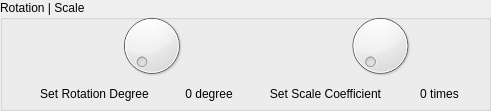
     <widget class="QGroupBox" name="groupBox_RotationScale">
      <property name="geometry">
       <rect>
        <x>500</x>
        <y>190</y>
        <width>491</width>
        <height>111</height>
       </rect>
      </property>
      <property name="title">
       <string>Rotation | Scale</string>
      </property>
      <widget class="QWidget" name="gridLayoutWidget_5">
       <property name="geometry">
        <rect>
         <x>40</x>
         <y>10</y>
         <width>451</width>
         <height>91</height>
        </rect>
       </property>
       <layout class="QGridLayout" name="gridLayout_RotationScale">
        <item row="1" column="0">
         <widget class="QDial" name="dial_RotationDegree">
          <property name="minimum">
           <number>0</number>
          </property>
          <property name="maximum">
           <number>360</number>
          </property>
          <property name="singleStep">
           <number>10</number>
          </property>
         </widget>
        </item>
        <item row="1" column="1">
         <widget class="QDial" name="dial_RotationScale">
          <property name="minimum">
           <number>0</number>
          </property>
          <property name="maximum">
           <number>10</number>
          </property>
          <property name="value">
           <number>0</number>
          </property>
         </widget>
        </item>
        <item row="2" column="0">
         <layout class="QGridLayout" name="gridLayout_RotationDegree">
          <item row="0" column="0">
           <widget class="QLabel" name="label_RotationDegree">
            <property name="text">
             <string>Set Rotation Degree</string>
            </property>
            <property name="alignment">
             <set>Qt::AlignmentFlag::AlignCenter</set>
            </property>
           </widget>
          </item>
          <item row="0" column="1">
           <widget class="QLabel" name="label_RotationDegreeValue">
            <property name="text">
             <string>0 degree</string>
            </property>
            <property name="alignment">
             <set>Qt::AlignmentFlag::AlignCenter</set>
            </property>
           </widget>
          </item>
         </layout>
        </item>
        <item row="2" column="1">
         <layout class="QGridLayout" name="gridLayout_RorationScale">
          <item row="0" column="0">
           <widget class="QLabel" name="label_RorationScale">
            <property name="text">
             <string>Set Scale Coefficient</string>
            </property>
            <property name="alignment">
             <set>Qt::AlignmentFlag::AlignCenter</set>
            </property>
           </widget>
          </item>
          <item row="0" column="1">
           <widget class="QLabel" name="label_RorationScaleValue">
            <property name="text">
             <string>0 times</string>
            </property>
            <property name="alignment">
             <set>Qt::AlignmentFlag::AlignCenter</set>
            </property>
           </widget>
          </item>
         </layout>
        </item>
       </layout>
      </widget>
     </widget>
